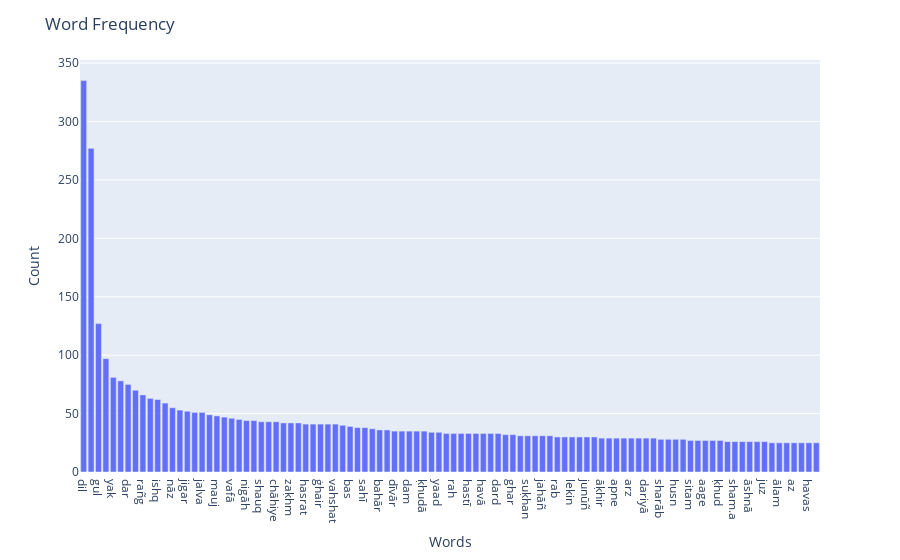

Notebook code for this chart:
### Markdown cell above
# Frequency Distribution of Top 100 Unigrams

### Code cell
def plotWordFrequencies(df,num_words):
    fig = px.bar(df.head(num_words), y='Count', x='Words', text='Count')
    fig.update_traces(texttemplate='%{text:.2s}', textposition='outside')
    fig.update_layout(title="Word Frequency",
                  xaxis_title="Words",
                  yaxis_title="Count",
                  uniformtext_minsize=8, 
                  uniformtext_mode='hide')
#     fig.show()
    pyo.offline.iplot(fig)
plotWordFrequencies(df_uni,100)

### Figure 1 — Plotly figure (JSON) as saved in the notebook; plotly's stock layout.template omitted (floating-point values rounded to 4 significant figures)
{"data": [{"alignmentgroup": "True", "hovertemplate": "Words=%{x}<br>Count=%{text}<extra></extra>", "legendgroup": "", "marker": {"color": "#636efa"}, "name": "", "offsetgroup": "", "orientation": "v", "showlegend": false, "text": [335, 277, 127, 97, 81, 78, 75, 70, 66, 63, 62, 59, 55, 53, 52, 51, 51, 49, 48, 47, 46, 45, 44, 44, 43, 43, 43, 42, 42, 42, 41, 41, 41, 41, 41, 40, 39, 38, 38, 37, 36, 36, 35, 35, 35, 35, 35, 34, 34, 33, 33, 33, 33, 33, 33, 33, 33, 32, 32, 31, 31, 31, 31, 31, 30, 30, 30, 30, 30, 30, 29, 29, 29, 29, 29, 29, 29, 29, 28, 28, 28, 28, 27, 27, 27, 27, 27, 26, 26, 26, 26, 26, 26, 25, 25, 25, 25, 25, 25, 25], "textposition": "outside", "texttemplate": "%{text:.2s}", "type": "bar", "x": ["dil", "o", "gul", "sar", "yak", "ġham", "dar", "mai", "rañg", "chashm", "ishq", "yaañ", "nāz", "ā.īna", "jigar", "ḳhayāl", "jalva", "dekh", "mauj", "jaa.e", "vafā", "bazm", "nigāh", "ātish", "shauq", "ḳhāna", "chāhiye", "tamāshā", "zaḳhm", "nazar", "hasrat", "ḳhūñ", "ġhair", "din", "vahshat", "dāġh", "bas", "yār", "sahī", "zauq", "bahār", "dost", "dīvār", "ga.e", "dam", "tā", "ḳhudā", "qadar", "yaad", "pūchh", "rah", "aaj", "hastī", "shab", "havā", "tamannā", "dard", "dast", "ghar", "chaman", "suḳhan", "ahl", "jahāñ", "ḳhvāb", "rab", "haa.e", "lekin", "baat", "junūñ", "ga.ī", "āḳhir", "umr", "apne", "ḳhaak", "arz", "jauhar", "dariyā", "apnī", "sharāb", "nigah", "husn", "magar", "sitam", "bad", "aage", "naqsh", "ḳhud", "barq", "sham.a", "achchhā", "āshnā", "nāla", "juz", "andāz", "ālam", "kahiye", "az", "kabhī", "havas", "varna"], "xaxis": "x", "y": [335, 277, 127, 97, 81, 78, 75, 70, 66, 63, 62, 59, 55, 53, 52, 51, 51, 49, 48, 47, 46, 45, 44, 44, 43, 43, 43, 42, 42, 42, 41, 41, 41, 41, 41, 40, 39, 38, 38, 37, 36, 36, 35, 35, 35, 35, 35, 34, 34, 33, 33, 33, 33, 33, 33, 33, 33, 32, 32, 31, 31, 31, 31, 31, 30, 30, 30, 30, 30, 30, 29, 29, 29, 29, 29, 29, 29, 29, 28, 28, 28, 28, 27, 27, 27, 27, 27, 26, 26, 26, 26, 26, 26, 25, 25, 25, 25, 25, 25, 25], "yaxis": "y"}], "layout": {"barmode": "relative", "legend": {"tracegroupgap": 0}, "margin": {"t": 60}, "title": {"text": "Word Frequency"}, "uniformtext": {"minsize": 8, "mode": "hide"}, "xaxis": {"anchor": "y", "domain": [0, 1], "title": {"text": "Words"}}, "yaxis": {"anchor": "x", "domain": [0, 1], "title": {"text": "Count"}}}}
